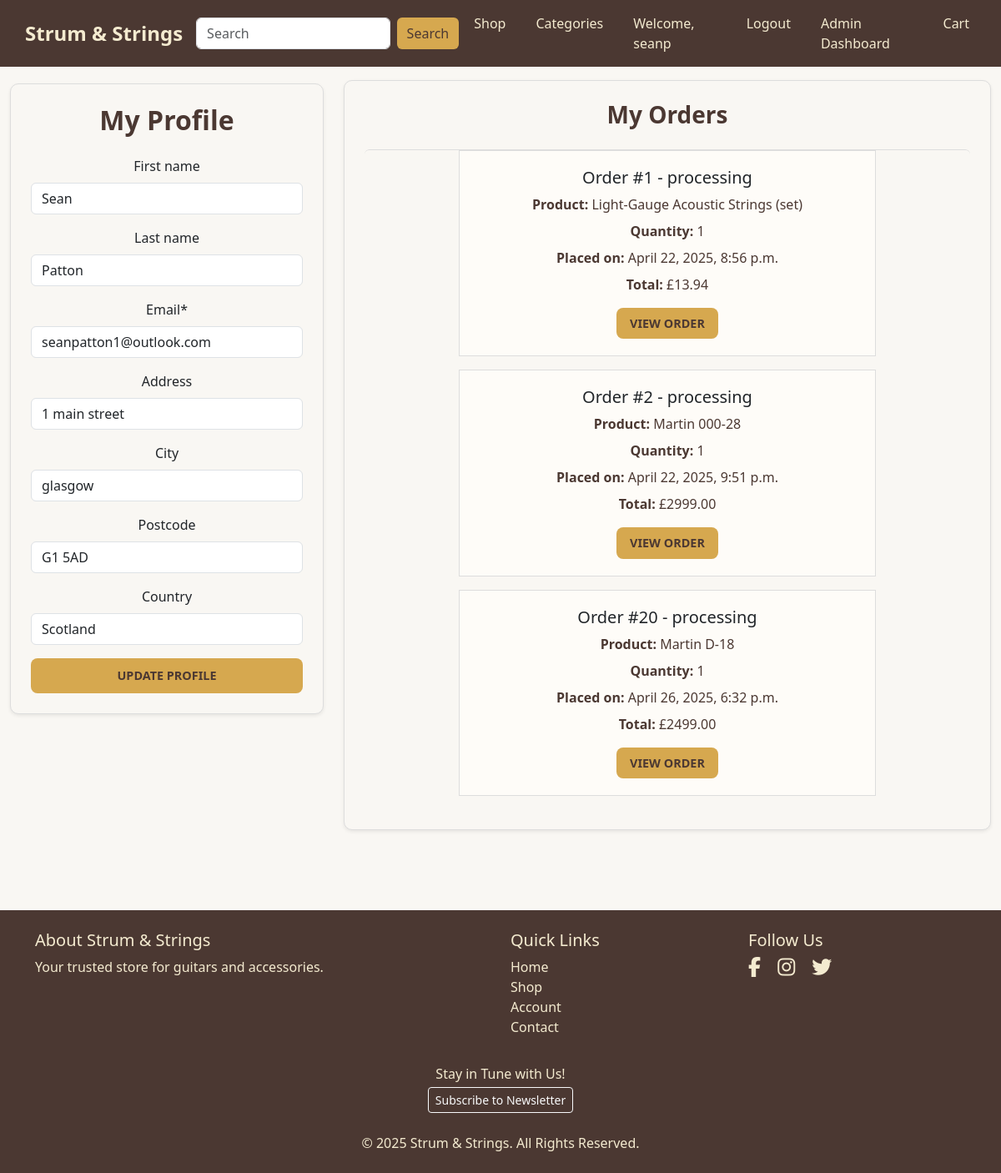
Before: /accounts/profile/ (signed in) with the older database file.
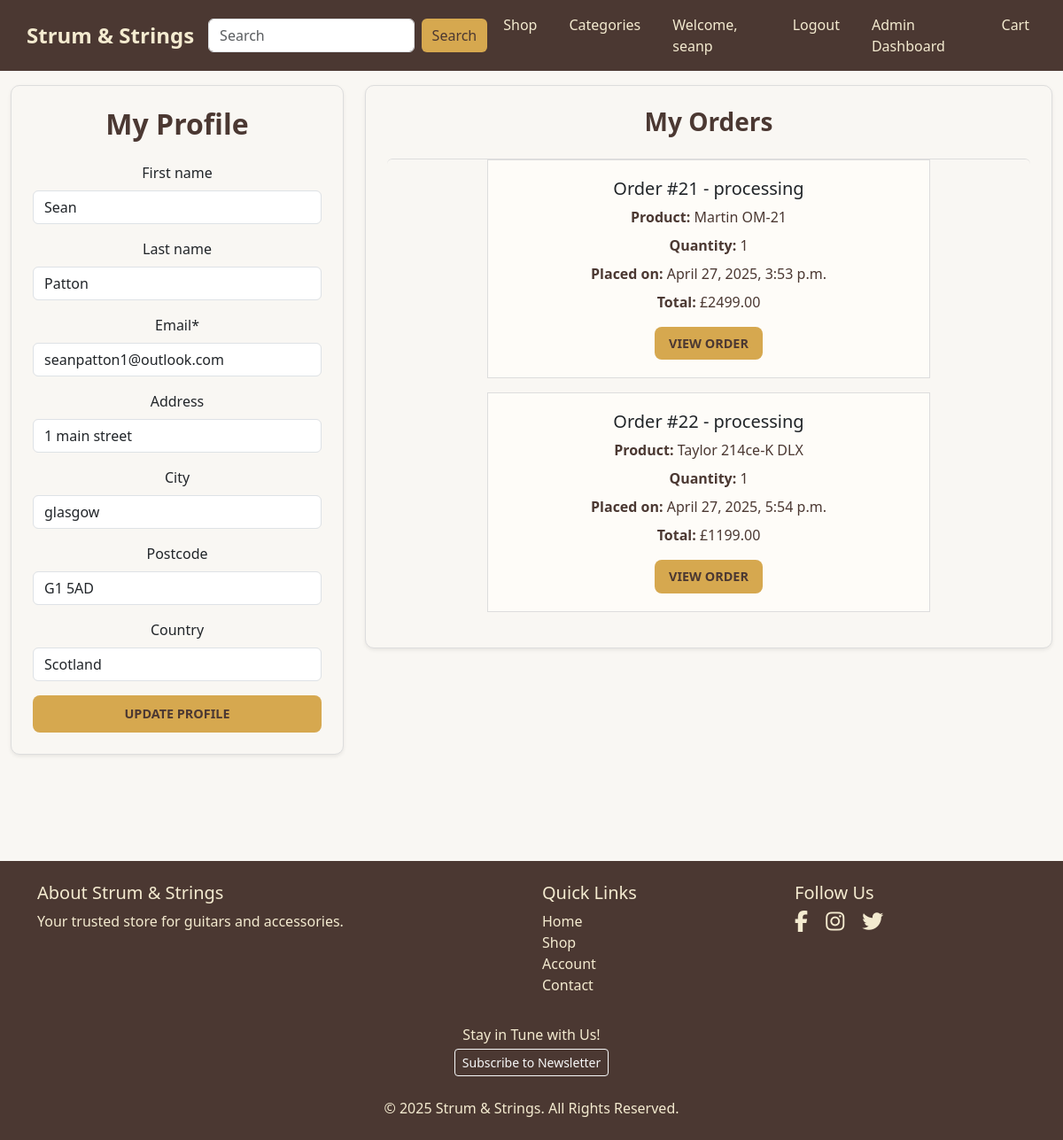
After: the same page with the newer database file.
### orders/models.py (models this page shows, shortened)
class Order(models.Model):
    STATUS_CHOICES = [
        ('pending', 'Pending'),
        ('processing', 'Processing'),
        ('shipped', 'Shipped'),
        ('delivered', 'Delivered'),
        ('cancelled', 'Cancelled'),
    ]
    user = models.ForeignKey(
            User,
            on_delete=models.CASCADE,
            related_name='orders'
        )
    full_name = models.CharField(max_length=100)
    email = models.EmailField()
    phone = models.CharField(max_length=20)
    street_address1 = models.CharField(max_length=100)
    street_address2 = models.CharField(max_length=100, blank=True)
    country = models.CharField(max_length=40)
    postal_code = models.CharField(max_length=20)
    town_or_city = models.CharField(max_length=40)
    delivery_fee = models.DecimalField(
                    max_digits=6,
                    decimal_places=2,
                    default=0.00
                )
    order_total = models.DecimalField(
                    max_digits=10,
                    decimal_places=2,
                    default=0.00
                )
    grand_total = models.DecimalField(
                    max_digits=10,
                    decimal_places=2,
                    default=0.00
                )
    stripe_session_id = models.CharField(max_length=255, blank=True, null=True)
    status = models.CharField(
                max_length=20,
                choices=STATUS_CHOICES,
                default='pending'
            )
    created_at = models.DateTimeField(auto_now_add=True)

class OrderItem(models.Model):
    order = models.ForeignKey(
                Order,
                on_delete=models.CASCADE,
                related_name='items'
            )
    product = models.ForeignKey(Product, on_delete=models.CASCADE)
    quantity = models.PositiveIntegerField(default=1)
    price = models.DecimalField(max_digits=10, decimal_places=2)

### products/models.py (models this page shows, shortened)
class Product(models.Model):
    name = models.CharField(max_length=200)
    brand = models.CharField(
        max_length=100,
        help_text="e.g. Gibson, Martin, Yamaha, Fender, etc.",
        default="Unknown",
    )
    category = models.ForeignKey(
        Category,
        on_delete=models.CASCADE,
        related_name='products'
    )
    model = models.CharField(
        max_length=100,
        help_text="e.g. Stratocaster, Les Paul, Dreadnought, etc."
    )
    image = CloudinaryField(
        "image",
        blank=True,
        null=True,
        help_text="Upload product image to Cloudinary."
    )
    short_description = models.TextField(blank=True)
    price = models.DecimalField(
        max_digits=8,
        decimal_places=2,
        default=0.00,
        help_text="Price in GBP (e.g. 499.99)"
    )

### accounts/views.py (the view)
# urls.py: path('profile/', views.profile, name='profile'),
@login_required
def profile(request):
    user_profile, created = UserProfile.objects.get_or_create(
        user=request.user
    )
    orders = Order.objects.filter(user=request.user)
    if request.method == 'POST':
        form = ProfileForm(request.POST, instance=user_profile)
        if form.is_valid():
            form.save()
            messages.success(
                request,
                "Your profile has been updated successfully!"
            )
            return redirect('accounts:profile')
    else:
        form = ProfileForm(instance=user_profile)
    return render(request, 'accounts/profile.html', {
        'form': form,
        'orders': orders,  # Pass orders to the template
    })

### cart/context_processors.py (called while the page is built)
def cart_item_count(request):
    if request.user.is_authenticated:
        count = CartItem.objects.filter(user=request.user).count()
    else:
        count = 0
    return {'cart_item_count': count}

### accounts/templates/accounts/profile.html (shortened to what this page needs)
{% extends 'base.html' %}
{% load crispy_forms_tags %}
{% load static %}
{% block main_class %}container-fluid py-5{% endblock %}
{% block extra_css %}
    {{ block.super }}
    <link rel="stylesheet" href="{% static 'accounts/css/profile.css' %}">
{% endblock %}
{% block content %}
<div class="py-5">
    <div class="row g-4">
        <div class="col-12 col-md-4 mb-4">
            <div class="card shadow-sm p-4 profile-card">
                <h2 class="mb-4 text-center">My Profile</h2>
                <form method="post" novalidate>
                    {{ form|crispy }}
                    <div class="d-grid mt-3">
                        <button type="submit" class="btn btn-custom w-100">Update Profile</button>
                    </div>
                </form>
            </div>
        </div>
        <div class="col-12 col-md-8">
            <div class="card shadow-sm p-4 orders-card">
                <h3 class="mb-4 text-center">My Orders</h3>
                {% if orders %}
                    <div class="list-group">
                        {% for order in orders %}
                            <div class="d-flex justify-content-center">
                                <div class="list-group-item mb-3 order-item h-100">
                                    <h5>Order #{{ order.id }} - {{ order.status }}</h5>
                                    {% for item in order.items.all %}
                                        <p><strong>Product:</strong> {{ item.product.name }}</p>
                                        <p><strong>Quantity:</strong> {{ item.quantity }}</p>
                                    {% endfor %}
                                    <p><strong>Placed on:</strong> {{ order.created_at|date:"F j, Y, g:i a" }}</p>
                                    <p><strong>Total:</strong> £{{ order.grand_total|floatformat:2 }}</p>
                                    <a href="{% url 'orders:order_detail' order.id %}" class="btn btn-custom mt-2">View Order</a>
                                </div>
                            </div>
                        {% endfor %}
                    </div>
                {% else %}
                    <p class="text-center">You have no orders yet.</p>
                {% endif %}
            </div>
        </div>
    </div>
</div>
{% endblock %}

Changed rows visible on the page:
removed Order: id "1", status "processing", created_at "April 22, 2025, 8:56 p.m.", grand_total "13.94"
removed OrderItem: product.name "Light‑Gauge Acoustic Strings (set)", quantity "1"
removed Order: id "2", status "processing", created_at "April 22, 2025, 9:51 p.m.", grand_total "2999.00"
removed OrderItem: product.name "Martin 000-28", quantity "1", shown under "2"
removed Order: id "20", status "processing", created_at "April 26, 2025, 6:32 p.m.", grand_total "2499.00"
removed OrderItem: product.name "Martin D-18", quantity "1", shown under "20"
added Order: id "21", status "processing", created_at "April 27, 2025, 3:53 p.m.", grand_total "2499.00"
added OrderItem: product.name "Martin OM-21", quantity "1", shown under "21"
added Order: id "22", status "processing", created_at "April 27, 2025, 5:54 p.m.", grand_total "1199.00"
added OrderItem: product.name "Taylor 214ce-K DLX", quantity "1", shown under "22"
